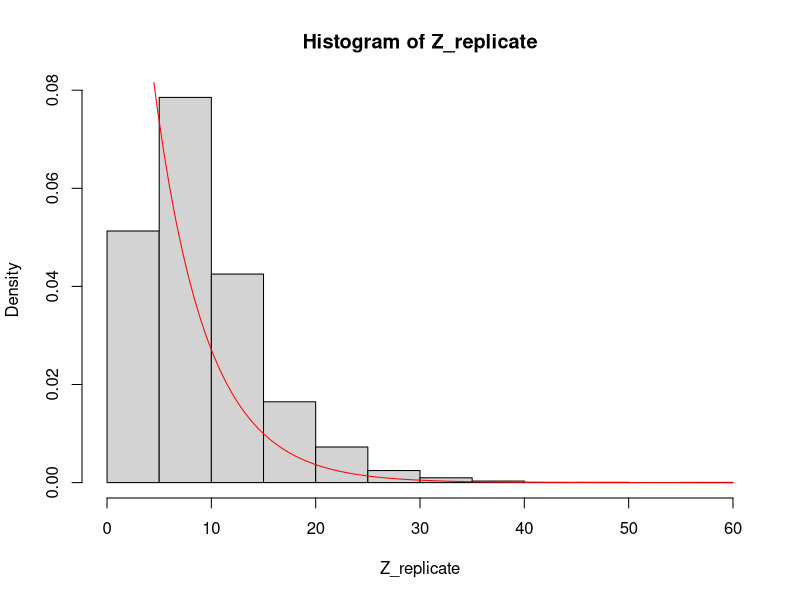
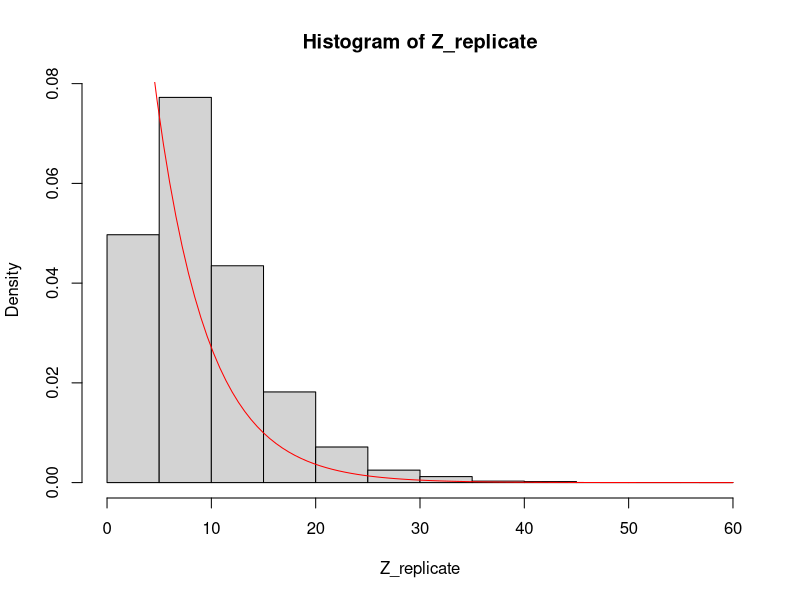
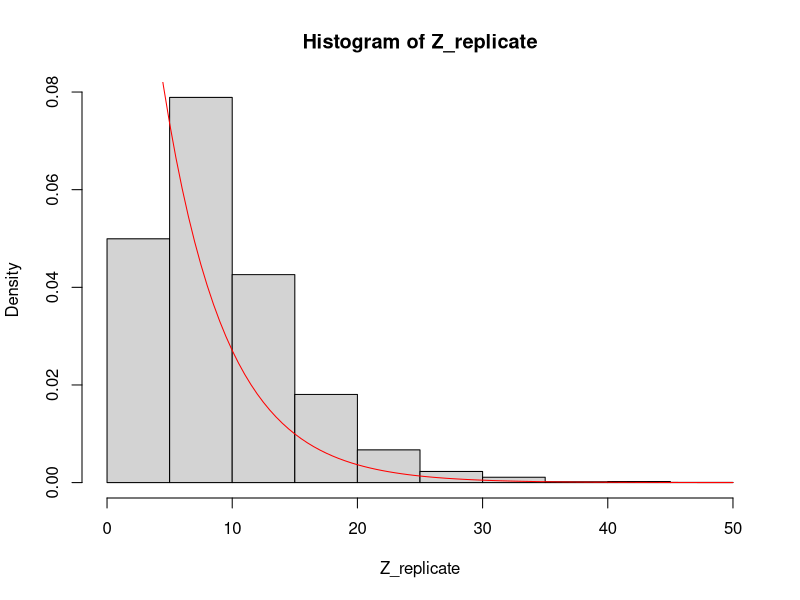
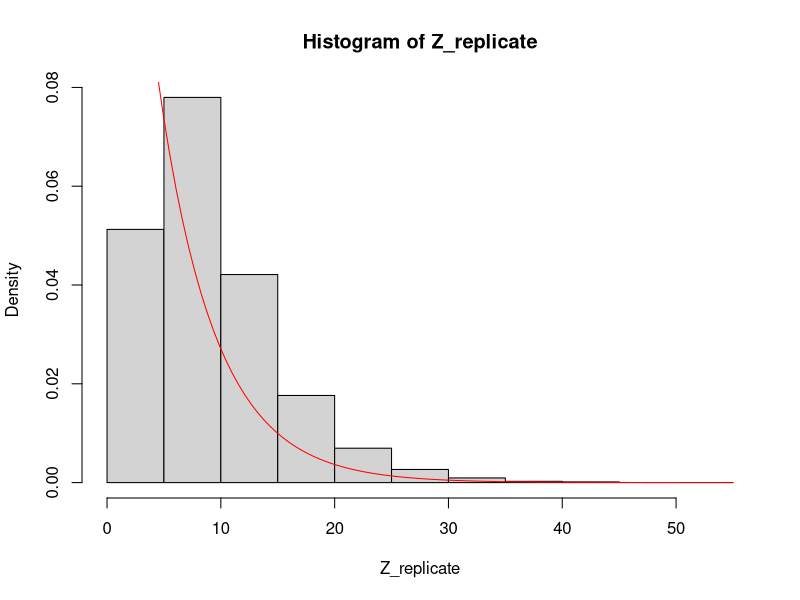
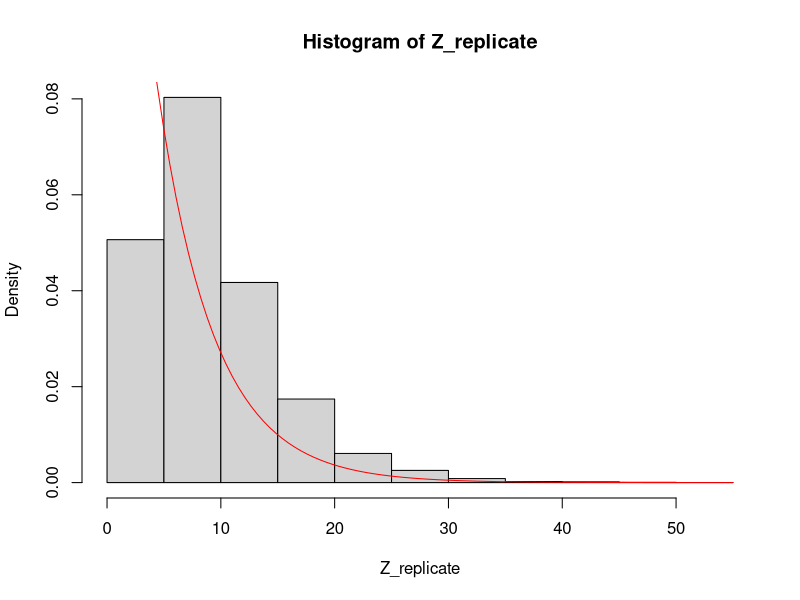
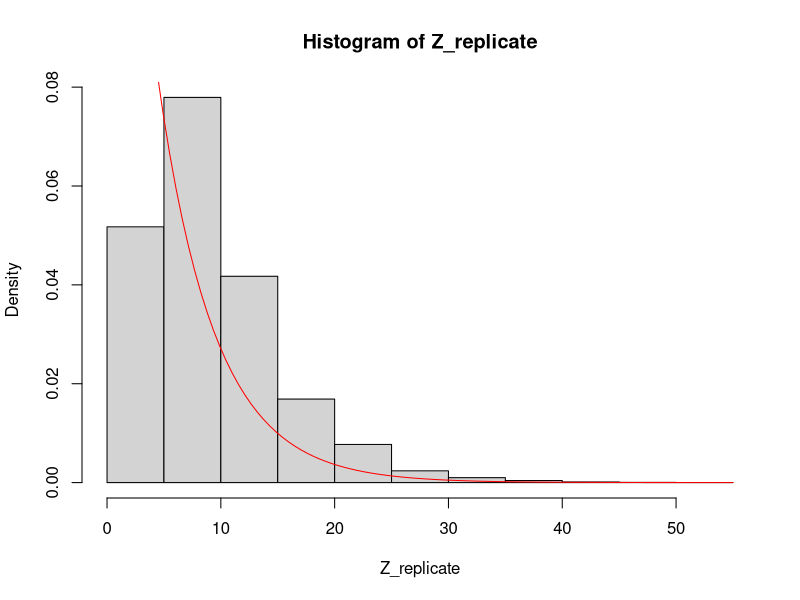
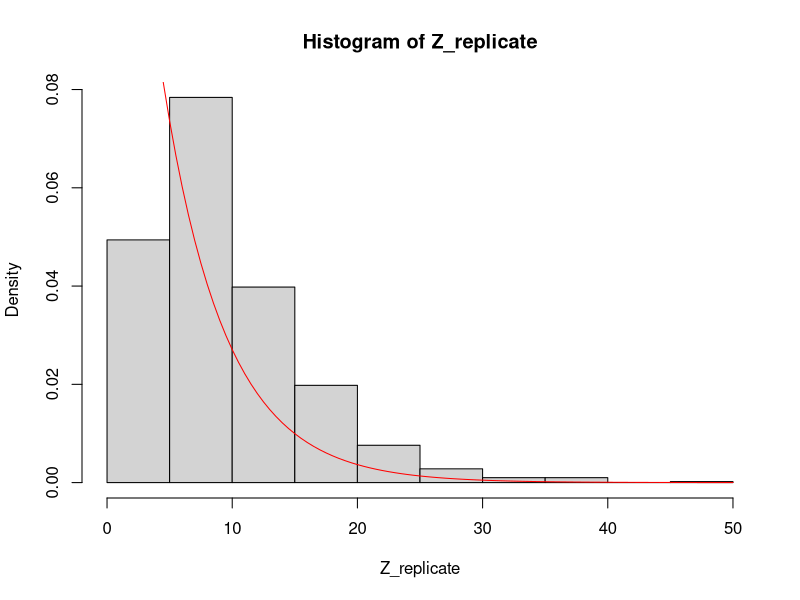
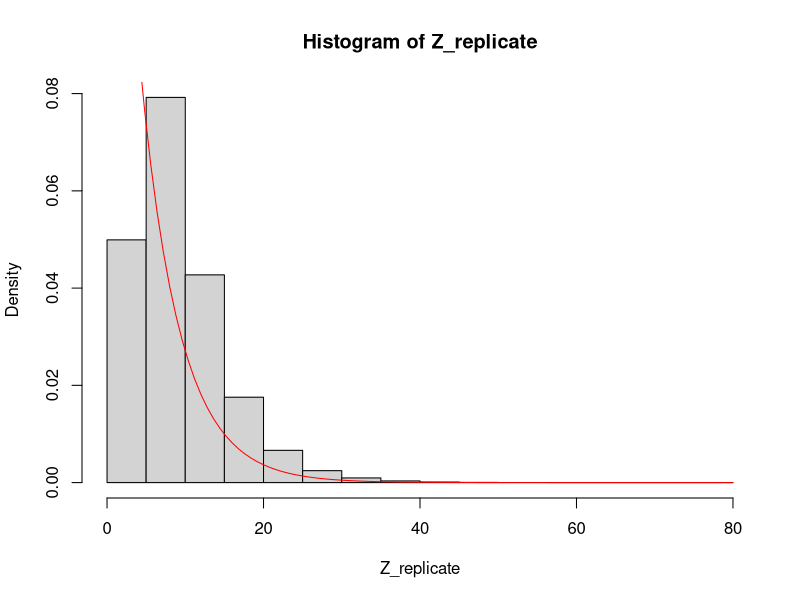

Here is the R script that generated these plots, in order:
# This simulation will be conducted using R. Built-in functions such as rexp will be used
# to generate random numbers in exponential distribution. Further, the results will be 
# plotted using histogram and curve functions of R.
# Monte Carle Simulation study using R for block execution times of X1, X2, and X3

# Setting seed to reuse the same set of random variables
set.seed(1) 
		#
		MC_simulation = function(n) {
		  # Find block execution time for each of X1,X2 and X3 using exponential function.
			  X=rexp(3,0.2)
		  # Replicate the simulation n number of times on the max time obtained from exponential function of X1,X2 and X3
			  Z_replicate = replicate(n,max(rexp(3,0.2)))
		  # print the Mean value of block execution times for n replications 
			  print(mean(Z_replicate))
		  # Plot the histogram of replicated values (Question 3)
			  hist(Z_replicate,probability = TRUE)
		  # Get the values of  density function
			  density =function(Z_replicate) dexp(Z_replicate,0.2)
		  # Plot the smooth curve
			  curve( density, add = TRUE, col = "Red")
		}

# Experiment for 10,000 draws (Question 2) 
MC_simulation(10000)

# Replication of 10,000 draws experiment (Question 5)
replicate(5,MC_simulation(10000))

# Experiment for 1,000 draws (Question 6)
MC_simulation(1000)

# Experiment for 1,00,000 draws (Question 6)
MC_simulation(100000)




